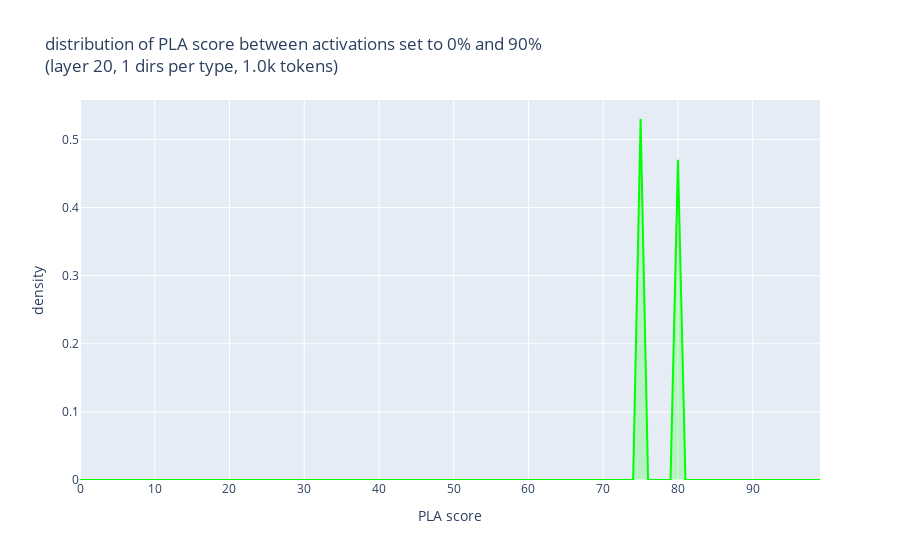
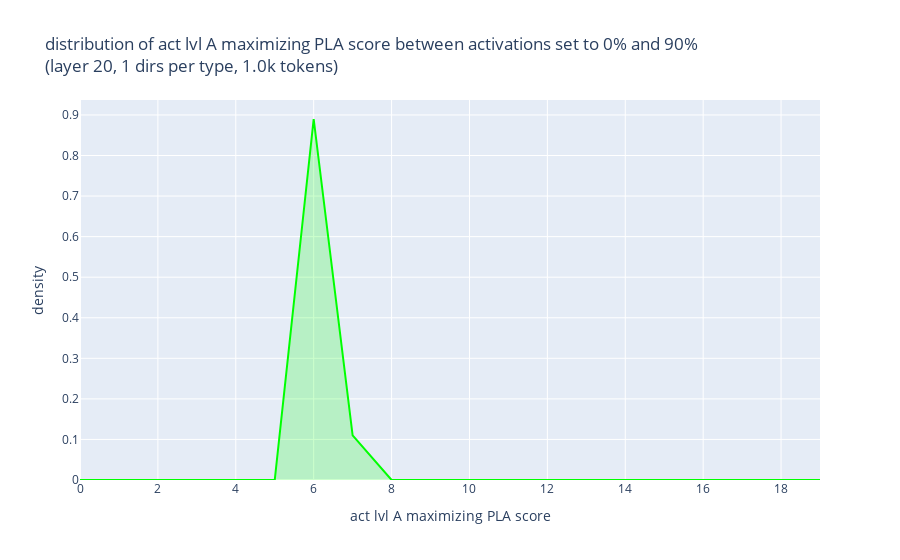

Notebook source saved alongside these figures, in order:
### Code cell
pla_hist = sum(
    torch.histogram(
        dir.res_by_metric[jsd_metric].pla_score,
        bins=100,
        range=(0.0, 1.0),
    )[0]
    for dir in dirs
)
pla_hist_by_name = {
    "random": pla_hist,
}
plot_hist(pla_hist_by_name, color_by_name, "PLA score")
pla_act_hist = sum(
    torch.histogram(
        dir.res_by_metric[jsd_metric].pla_act.float(),
        bins=exctx.n_act,
        range=(0.0, exctx.n_act - 1),
    )[0]
    for dir in dirs
)
pla_act_hist_by_name = {
    "random": pla_act_hist,
}
plot_hist(pla_act_hist_by_name, color_by_name, "act lvl A maximizing PLA score")

### Figure 1 — Plotly figure (JSON) as saved in the notebook; plotly's stock layout.template omitted (floating-point values rounded to 4 significant figures)
{"data": [{"fill": "tozeroy", "fillcolor": "rgba(0, 255, 0, 0.2)", "line": {"color": "rgb(0, 255, 0)", "width": 2}, "name": "random", "type": "scatter", "x": [0, 1, 2, 3, 4, 5, 6, 7, 8, 9, 10, 11, 12, 13, 14, 15, 16, 17, 18, 19, 20, 21, 22, 23, 24, 25, 26, 27, 28, 29, 30, 31, 32, 33, 34, 35, 36, 37, 38, 39, 40, 41, 42, 43, 44, 45, 46, 47, 48, 49, 50, 51, 52, 53, 54, 55, 56, 57, 58, 59, 60, 61, 62, 63, 64, 65, 66, 67, 68, 69, 70, 71, 72, 73, 74, 75, 76, 77, 78, 79, 80, 81, 82, 83, 84, 85, 86, 87, 88, 89, 90, 91, 92, 93, 94, 95, 96, 97, 98, 99], "y": [0, 0, 0, 0, 0, 0, 0, 0, 0, 0, 0, 0, 0, 0, 0, 0, 0, 0, 0, 0, 0, 0, 0, 0, 0, 0, 0, 0, 0, 0, 0, 0, 0, 0, 0, 0, 0, 0, 0, 0, 0, 0, 0, 0, 0, 0, 0, 0, 0, 0, 0, 0, 0, 0, 0, 0, 0, 0, 0, 0, 0, 0, 0, 0, 0, 0, 0, 0, 0, 0, 0, 0, 0, 0, 0, 0.53, 0, 0, 0, 0, 0.47, 0, 0, 0, 0, 0, 0, 0, 0, 0, 0, 0, 0, 0, 0, 0, 0, 0, 0, 0]}], "layout": {"legend": {"title": {"text": "dirs type"}}, "title": {"text": "distribution of PLA score between activations set to 0% and 90%<br>(layer 20, 1 dirs per type, 1.0k tokens)"}, "xaxis": {"title": {"text": "PLA score"}}, "yaxis": {"title": {"text": "density"}}}}

### Figure 2 — Plotly figure (JSON) as saved in the notebook; plotly's stock layout.template omitted (floating-point values rounded to 4 significant figures)
{"data": [{"fill": "tozeroy", "fillcolor": "rgba(0, 255, 0, 0.2)", "line": {"color": "rgb(0, 255, 0)", "width": 2}, "name": "random", "type": "scatter", "x": [0, 1, 2, 3, 4, 5, 6, 7, 8, 9, 10, 11, 12, 13, 14, 15, 16, 17, 18, 19], "y": [0, 0, 0, 0, 0, 0, 0.89, 0.11, 0, 0, 0, 0, 0, 0, 0, 0, 0, 0, 0, 0]}], "layout": {"legend": {"title": {"text": "dirs type"}}, "title": {"text": "distribution of act lvl A maximizing PLA score between activations set to 0% and 90%<br>(layer 20, 1 dirs per type, 1.0k tokens)"}, "xaxis": {"title": {"text": "act lvl A maximizing PLA score"}}, "yaxis": {"title": {"text": "density"}}}}
